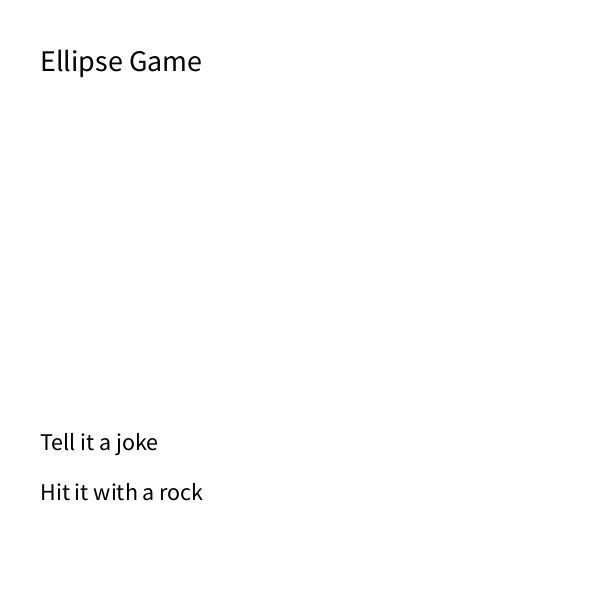
Frame 1 (no input)
Frame 60 (the mouse pressed at the canvas centre just before this capture): identical to frame 1, image omitted
Frame 120 (the mouse held since frame 60 and released just before this capture): identical to frame 1, image omitted

The Processing sketch that drew this single still picture (run headless with seeded random() and noise(); from frame 60 on, the mouse is pressed at the canvas centre):

// Processing sketch: Code2_Week6_Sketch01
// ── Code2_Week6_Sketch01.pde
//an ellipse game, 
//positive treatment --> growing bigger and colorful 
//negative treatment --> growing smaller and disappear 

//Array string of descriptions
//Array string of options
//int of optionTargets
//int of radius size 
int state = 0;

String[] descriptions = {
  "Ellipse Game",
  "The ellipse change based on your treatment",
  "This is your final ellipse",
  "This is your final ellipse"
};

String[][] options = {
  {"Tell it a joke", "Hit it with a rock" },
  {"feed it ice-cream", "throw it to the ground"},
  {"play again"},
  {"play again"}
};

int[][] optionTargets = {
  {1, 1},
  {2, 3},
  {0},
  {0}
};

float[][]radius = {
  {50, 50},
  {70, 30},
  {90},
  {10}
};

Scene[] scenes = new Scene[descriptions.length];

void setup(){
  size(600,600);
  for(int i = 0; i < scenes.length; i ++){
    scenes[i] = new Scene(descriptions[i], options[i], optionTargets[i], radius[i]);
  }
}

void draw(){
  background(255);
  textSize(30);
  fill(0);
  text(scenes[state].displayText, 40, 50, 450, 300);
  textSize(24);
  
  int i = 0;
  for(String option: scenes[state].options){
    text(option, 40, 450 + i * 50);
    i ++;
  }
  
  for(int j = 0; j < 2; j++){
     println(radius[state]);
  
  }
  

}

void keyPressed(){
  for(int i = 0; i < scenes[state].options.length; i ++){
    if(keyCode - 49 == i){
      state = scenes[state].optionTargets[i];
    }
  }
}


//void ellipseShape(){
//  for(int i = 0; i < scenes[state].radius.length; i++){
//    println(radius[i]);
  
//  }

//}

class Scene{
  String displayText;
  String[] options;
  int[] optionTargets;
  float[]radius;
  
  Scene(String txt, String[] opt, int[] targets, float[]radius){
    displayText = txt;
    options = opt;
    optionTargets = targets;
    radius = radius;
  }
}
